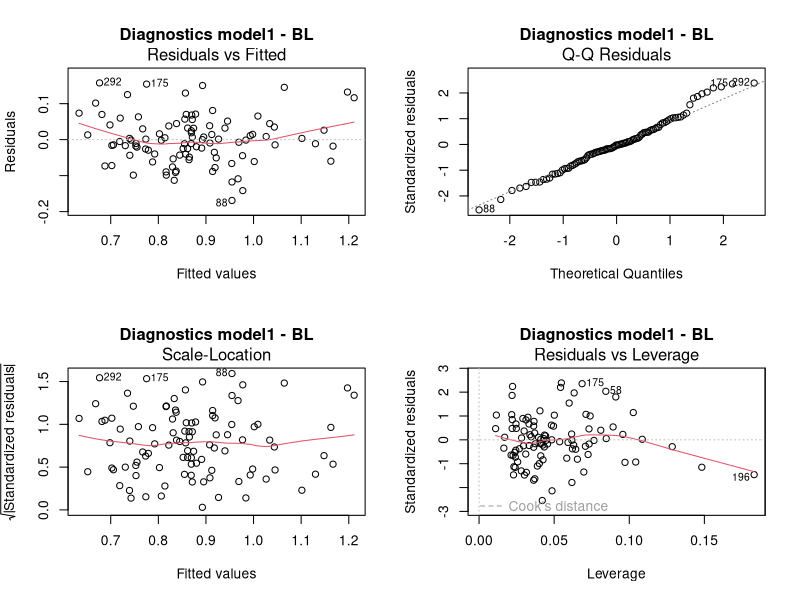
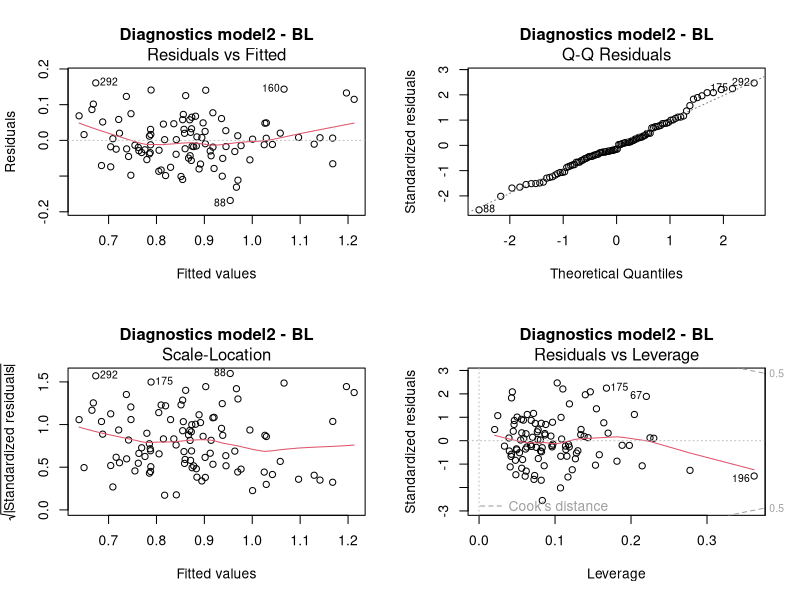
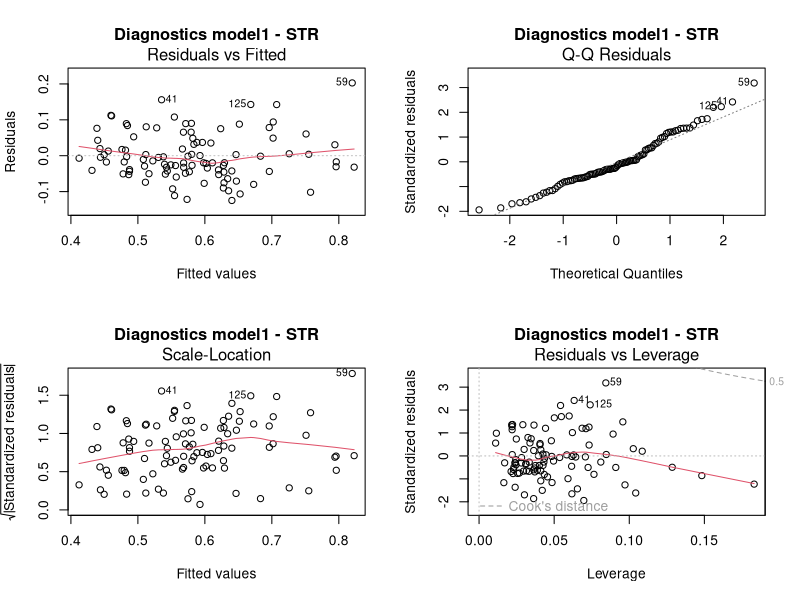
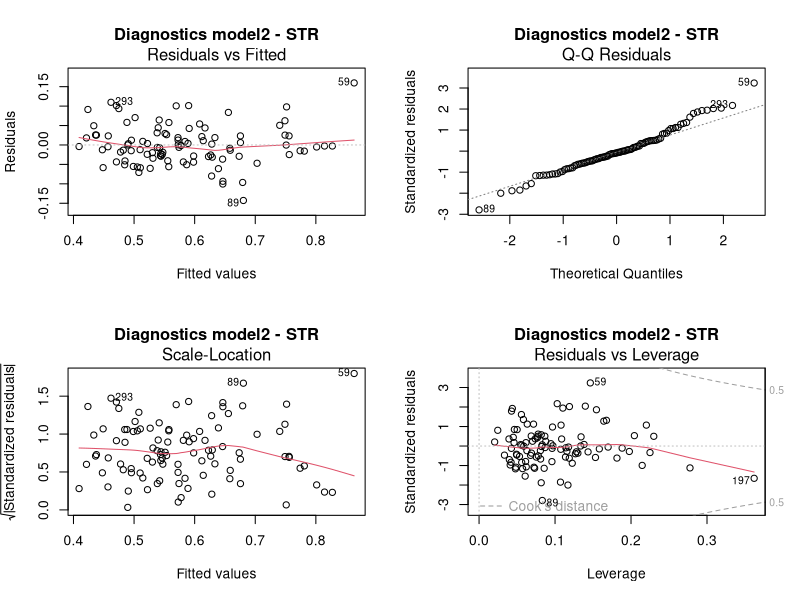
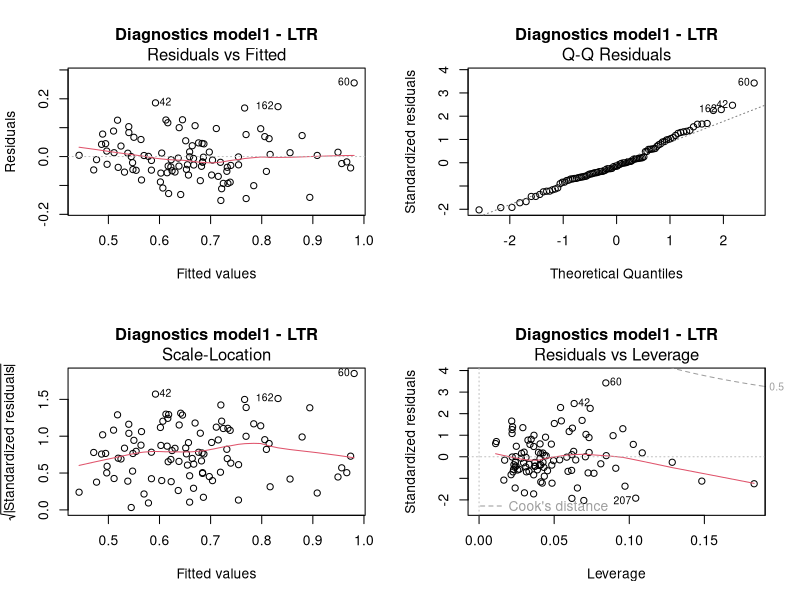
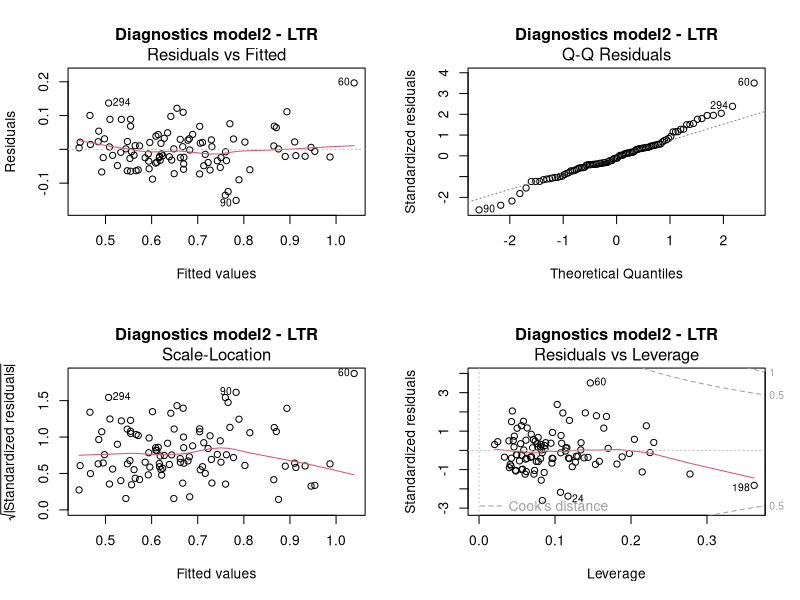

The R script that drew these images, in order:
options(repos = c(CRAN = "https://cloud.r-project.org"))

install.packages("car")
install.packages("MASS")

library("car")
library("MASS")

# Week 3 (PDF): regression models explaining AveAbsError using personality traits,
# and how those relationships change for the Experimental (guided) group.

d <- read.csv("dataset.csv", header = TRUE)

# Build a per-participant, per-stage dataset:
# one row per participant per stage with AveAbsError and traits.
results <- data.frame()
for (participant in unique(d$ParticipantID)) {
  AC <- unique(d$Achiever[d$ParticipantID == participant])[1]
  FS <- unique(d$FreeSpirit[d$ParticipantID == participant])[1]
  TC <- unique(d$TransformOfChallenge[d$ParticipantID == participant])[1]
  TB <- unique(d$TransformOfBorendom[d$ParticipantID == participant])[1]
  Group <- unique(d$Group[d$ParticipantID == participant])[1]

  for (stage in c("BL", "STR", "LTR")) {
    data_subset <- d[d$ParticipantID == participant & d$Stage == stage, ]
    ave_error <- mean(data_subset$AbsError)

    results <- rbind(results, data.frame(
      ParticipantID = participant,
      Group = Group,
      Stage = stage,
      AveAbsError = ave_error,
      AC = AC, FS = FS, TC = TC, TB = TB
    ))
  }
}

for (stage in c("BL", "STR", "LTR")) {
  cat("\n====================\n")
  cat("Stage:", stage, "\n")
  cat("====================\n\n")

  stage_data <- results[results$Stage == stage, ]

  # Model 1 (PDF): AveAbsError ~ AC + FS + TC + TB
  model1 <- lm(AveAbsError ~ AC + FS + TC + TB, data = stage_data)
  cat("Model 1: AveAbsError ~ AC + FS + TC + TB\n")
  print(summary(model1))

  # Model 2 (PDF): add Group effect + trait interactions with Group
  stage_data$GroupE <- ifelse(stage_data$Group == "E", 1, 0)
  model2 <- lm(
    AveAbsError ~ AC + FS + TC + TB +
      GroupE + GroupE:AC + GroupE:FS + GroupE:TC + GroupE:TB,
    data = stage_data
  )
  cat("\nModel 2: add GroupE and GroupE:Trait interaction terms\n")
  print(summary(model2))

  # Basic diagnostic plots for each stage (optional but useful)
  par(mfrow = c(2, 2))
  plot(model1, main = paste("Diagnostics model1 -", stage))
  plot(model2, main = paste("Diagnostics model2 -", stage))
  par(mfrow = c(1, 1))
}
